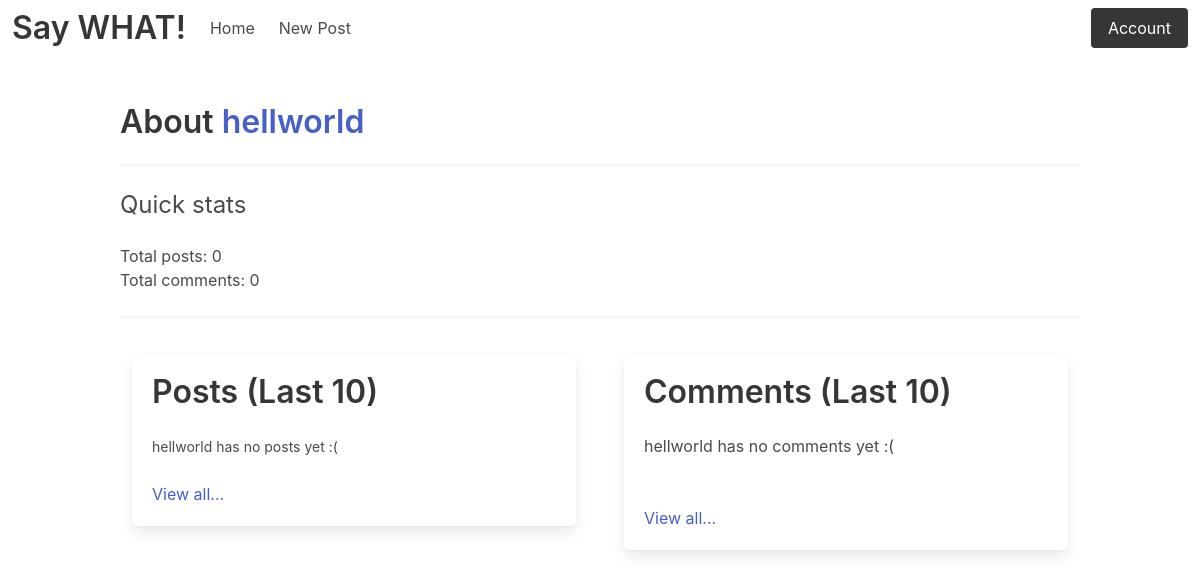
Before: /account/id/3 with the older database file.
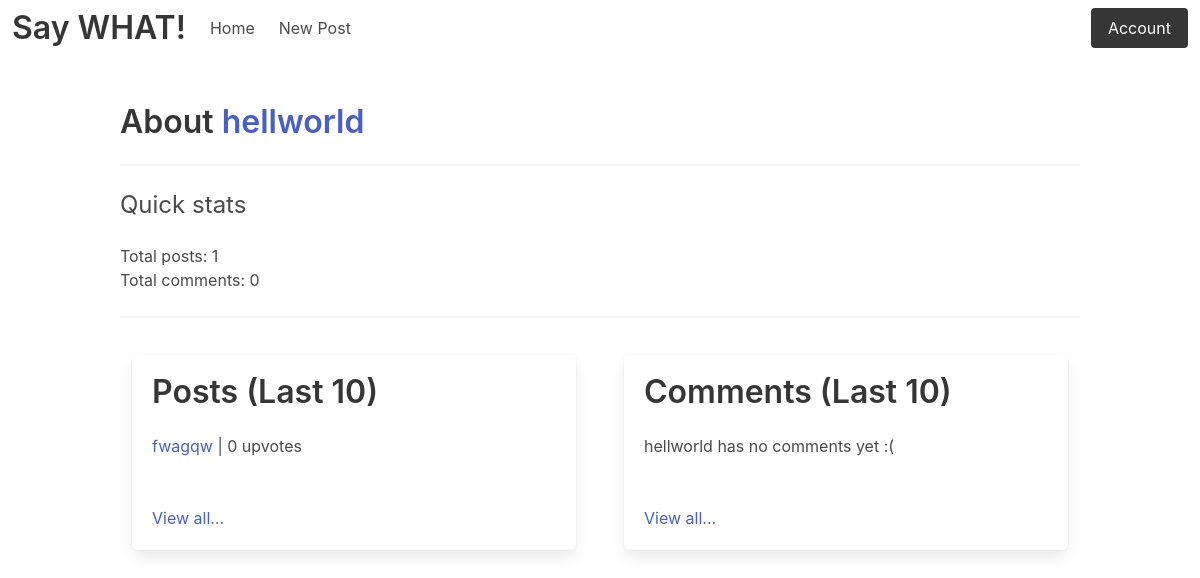
After: the same page with the newer database file.
### main/models.py (models this page shows, shortened)
class Post(models.Model):
    op = models.ForeignKey(User, on_delete=models.CASCADE, blank=True, null=True)
    title = models.CharField(max_length=100)
    body = models.TextField()
    upvotes = models.ManyToManyField(User, related_name='likes')

### accounts/views.py (the view)
# urls.py: path('id/<int:user_id>', views.view_account, name='view_account'),
def view_account(req, user_id):
    try:
        user = User.objects.get(pk=user_id)
        return render(req, 'user.html', {'user': user})
    except Exception as e:
        print_exc()
        return render(req, 'user_not_found.html')

### templates/user.html
{% extends 'loggedin.html' %}
{% block content %}
<br><br>
<div class="container">
    <h1 class="title">About <a>{{user.username}}</a></h1>
    <hr>
    <h1 class="subtitle is-size-4">Quick stats</h1>
    <ul>
        <p>Total posts: {{user.post_set.count}}</p>
        <p>Total comments: {{user.comment_set.count}}</p>
    </ul>
    <hr>
    <div class="columns">
        <div class="column">
            <div class="tile is-parent">
                <div class="tile is-child box">
                    <h1 class="title">Posts (Last 10)</h1>
                    {% for i in user.post_set.all|slice:":10" %}
                        <a href="{% url 'detail' i.pk %}">{{i.title}}</a> | {{i.upvotes.count}} upvotes
                        <br>
                    {% empty %}
                        <small class="is-small">{{user.username}} has no posts yet :(</small>
                    {% endfor %}
                    <br><br>
                    <a href="{% url 'view_posts' user.id %}">View all...</a>
                </div>
            </div>
        </div>
        <div class="column">
            <div class="tile is-parent">
                <div class="tile is-child box">
                    <h1 class="title">Comments (Last 10)</h1>
                    {% for i in user.comment_set.all|slice:":10" %}
                        <p>"{{i.body}}" | on <a href="{% url 'detail' i.post.pk %}">{{i.post.title}}</a></p>
                    {% empty %}
                        <p class="is-small">{{user.username}} has no comments yet :(</p>
                    {% endfor %}
                    <br><br>
                    <a href="{% url 'view_comments' user.id %}">View all...</a>
                </div>
            </div>
        </div>
    </div>
</div>
{% endblock %}

Changed rows visible on the page:
added Post: title "fwagqw", upvotes.count "0"
Other visible differences:
{{ user.post_set.count }}: "0" → "1"
{{ user.username }}: "hellworld" → (not shown)
text no longer shown: "has no posts yet :("
